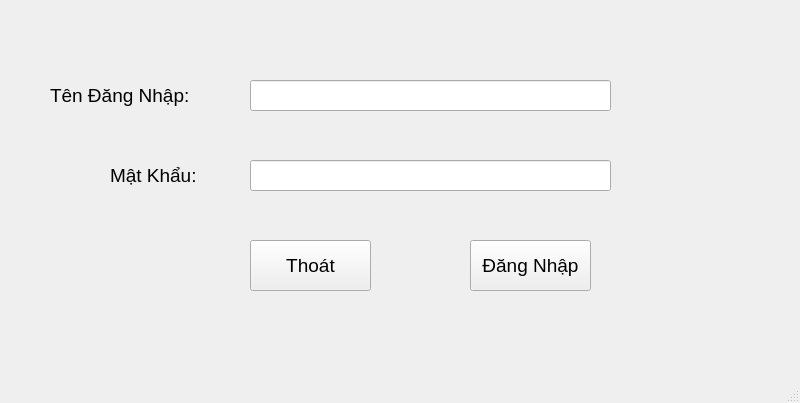
<?xml version="1.0" encoding="UTF-8"?>
<ui version="4.0">
 <class>MainWindow</class>
 <widget class="QMainWindow" name="MainWindow">
  <property name="geometry">
   <rect>
    <x>0</x>
    <y>0</y>
    <width>800</width>
    <height>403</height>
   </rect>
  </property>
  <property name="windowTitle">
   <string>MainWindow</string>
  </property>
  <widget class="QWidget" name="centralwidget">
   <widget class="QPushButton" name="btn_Thoat">
    <property name="geometry">
     <rect>
      <x>250</x>
      <y>240</y>
      <width>121</width>
      <height>51</height>
     </rect>
    </property>
    <property name="font">
     <font>
      <pointsize>14</pointsize>
     </font>
    </property>
    <property name="text">
     <string>Thoát</string>
    </property>
   </widget>
   <widget class="QPushButton" name="btn_DangNhap">
    <property name="geometry">
     <rect>
      <x>470</x>
      <y>240</y>
      <width>121</width>
      <height>51</height>
     </rect>
    </property>
    <property name="font">
     <font>
      <pointsize>14</pointsize>
     </font>
    </property>
    <property name="text">
     <string>Đăng Nhập</string>
    </property>
   </widget>
   <widget class="QLabel" name="label">
    <property name="geometry">
     <rect>
      <x>50</x>
      <y>80</y>
      <width>171</width>
      <height>31</height>
     </rect>
    </property>
    <property name="font">
     <font>
      <pointsize>14</pointsize>
     </font>
    </property>
    <property name="text">
     <string>Tên Đăng Nhập:</string>
    </property>
   </widget>
   <widget class="QLabel" name="label_2">
    <property name="geometry">
     <rect>
      <x>110</x>
      <y>160</y>
      <width>131</width>
      <height>31</height>
     </rect>
    </property>
    <property name="font">
     <font>
      <pointsize>14</pointsize>
     </font>
    </property>
    <property name="text">
     <string>Mật Khẩu:</string>
    </property>
   </widget>
   <widget class="QLineEdit" name="lineEdit_Username">
    <property name="geometry">
     <rect>
      <x>250</x>
      <y>80</y>
      <width>361</width>
      <height>31</height>
     </rect>
    </property>
   </widget>
   <widget class="QLineEdit" name="lineEdit_pass">
    <property name="geometry">
     <rect>
      <x>250</x>
      <y>160</y>
      <width>361</width>
      <height>31</height>
     </rect>
    </property>
    <property name="echoMode">
     <enum>QLineEdit::Password</enum>
    </property>
   </widget>
  </widget>
  <widget class="QMenuBar" name="menubar">
   <property name="geometry">
    <rect>
     <x>0</x>
     <y>0</y>
     <width>800</width>
     <height>26</height>
    </rect>
   </property>
  </widget>
  <widget class="QStatusBar" name="statusbar"/>
 </widget>
 <resources/>
 <connections/>
</ui>
